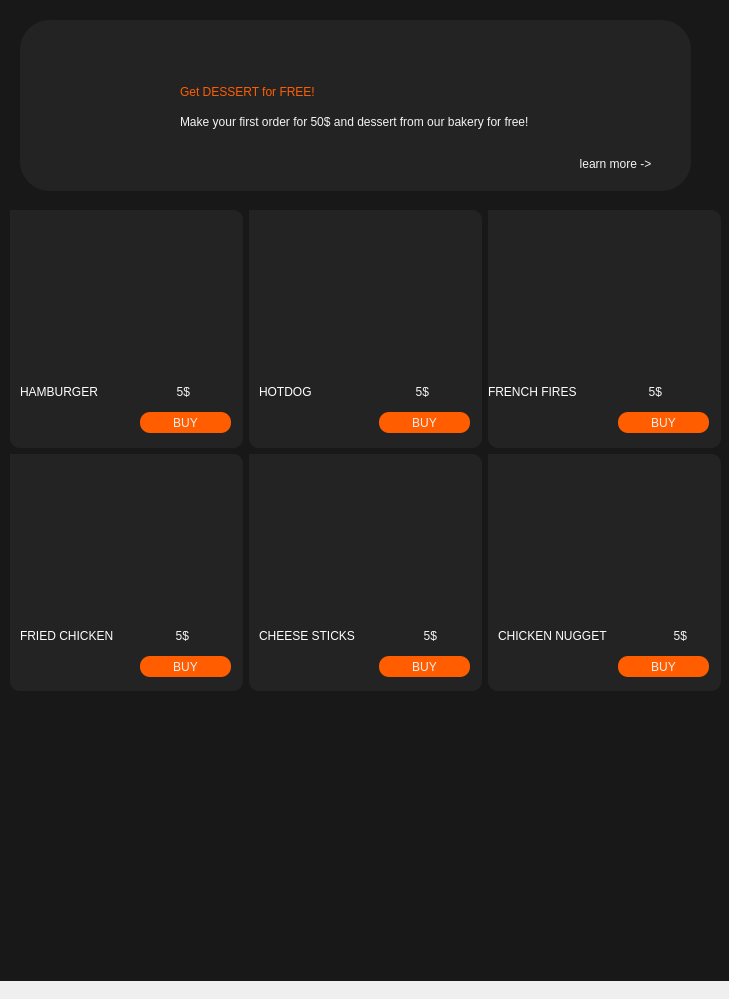
       <widget class="QWidget" name="scrollAreaWidgetContents">
        <property name="geometry">
         <rect>
          <x>0</x>
          <y>0</y>
          <width>729</width>
          <height>999</height>
         </rect>
        </property>
        <widget class="QWidget" name="widget_5" native="true">
         <property name="geometry">
          <rect>
           <x>0</x>
           <y>0</y>
           <width>731</width>
           <height>981</height>
          </rect>
         </property>
         <property name="styleSheet">
          <string notr="true">background-color:rgb(24, 24, 24);</string>
         </property>
         <widget class="QWidget" name="widget_6" native="true">
          <property name="geometry">
           <rect>
            <x>20</x>
            <y>20</y>
            <width>671</width>
            <height>171</height>
           </rect>
          </property>
          <property name="styleSheet">
           <string notr="true">background-color: rgb(35, 35, 35);
border-radius: 30;</string>
          </property>
          <widget class="QLabel" name="label">
           <property name="geometry">
            <rect>
             <x>10</x>
             <y>22</y>
             <width>151</width>
             <height>121</height>
            </rect>
           </property>
           <property name="text">
            <string/>
           </property>
           <property name="pixmap">
            <pixmap>../../diary app/471-4710505_dessert-vector-removebg-preview.png</pixmap>
           </property>
           <property name="scaledContents">
            <bool>true</bool>
           </property>
          </widget>
          <widget class="QWidget" name="verticalLayoutWidget_2">
           <property name="geometry">
            <rect>
             <x>160</x>
             <y>60</y>
             <width>492</width>
             <height>53</height>
            </rect>
           </property>
           <layout class="QVBoxLayout" name="verticalLayout">
            <item>
             <widget class="QLabel" name="label_2">
              <property name="styleSheet">
               <string notr="true">font: 550 14pt &quot;AutoText&quot;;
color: rgb(255, 93, 0);</string>
              </property>
              <property name="text">
               <string>Get DESSERT for FREE!</string>
              </property>
             </widget>
            </item>
            <item>
             <widget class="QLabel" name="label_4">
              <property name="styleSheet">
               <string notr="true">font: 450 8pt &quot;AutoText&quot;;
color: rgb(244, 244, 244);</string>
              </property>
              <property name="text">
               <string>Make your first order for 50$ and dessert from our bakery for free!</string>
              </property>
             </widget>
            </item>
           </layout>
          </widget>
          <widget class="QPushButton" name="pushButton_15">
           <property name="geometry">
            <rect>
             <x>540</x>
             <y>130</y>
             <width>111</width>
             <height>28</height>
            </rect>
           </property>
           <property name="styleSheet">
            <string notr="true">QPushButton
{
	color: rgb(244, 244, 244);
	font: 450 8pt &quot;AutoText&quot;;
}
QPushButton:hover
{
	color: rgb(126, 126, 126);
}</string>
           </property>
           <property name="text">
            <string>learn more -&gt;</string>
           </property>
          </widget>
         </widget>
         <widget class="QWidget" name="verticalLayoutWidget_3">
          <property name="geometry">
           <rect>
            <x>10</x>
            <y>210</y>
            <width>711</width>
            <height>481</height>
           </rect>
          </property>
          <layout class="QVBoxLayout" name="verticalLayout_3">
           <item>
            <layout class="QHBoxLayout" name="horizontalLayout_8">
             <item>
              <widget class="QWidget" name="widget_22" native="true">
               <property name="styleSheet">
                <string notr="true">background-color: rgb(35, 35, 35);
border-radius: 10;</string>
               </property>
               <widget class="QLabel" name="label_17">
                <property name="geometry">
                 <rect>
                  <x>-20</x>
                  <y>0</y>
                  <width>251</width>
                  <height>161</height>
                 </rect>
                </property>
                <property name="text">
                 <string/>
                </property>
                <property name="pixmap">
                 <pixmap>../../diary app/burgers_mobile_my18jv.jpg</pixmap>
                </property>
                <property name="scaledContents">
                 <bool>true</bool>
                </property>
               </widget>
               <widget class="QWidget" name="horizontalLayoutWidget_7">
                <property name="geometry">
                 <rect>
                  <x>10</x>
                  <y>170</y>
                  <width>214</width>
                  <height>23</height>
                 </rect>
                </property>
                <layout class="QHBoxLayout" name="horizontalLayout_9">
                 <item>
                  <widget class="QLabel" name="label_18">
                   <property name="styleSheet">
                    <string notr="true">font: 550 10pt &quot;AutoText&quot;;
color: rgb(255, 255, 255)</string>
                   </property>
                   <property name="text">
                    <string>HAMBURGER</string>
                   </property>
                  </widget>
                 </item>
                 <item>
                  <widget class="QLabel" name="label_19">
                   <property name="styleSheet">
                    <string notr="true">font: 450 10pt &quot;AutoText&quot;;
color: rgb(245, 245, 245);</string>
                   </property>
                   <property name="text">
                    <string>              5$</string>
                   </property>
                  </widget>
                 </item>
                </layout>
               </widget>
               <widget class="QPushButton" name="pushButton_10">
                <property name="geometry">
                 <rect>
                  <x>130</x>
                  <y>202</y>
                  <width>91</width>
                  <height>21</height>
                 </rect>
                </property>
                <property name="styleSheet">
                 <string notr="true">QPushButton
{
	border-radius: 10;
	font: 550 9pt &quot;AutoText&quot;;
	background-color: rgb(255, 93, 0);
	color: rgb(240, 240, 240);
}
QPushButton:hover
{
	background-color: rgb(51, 51, 51);
	color: rgb(161, 161, 161);
}
</string>
                </property>
                <property name="text">
                 <string>BUY</string>
                </property>
               </widget>
              </widget>
             </item>
             <item>
              <widget class="QWidget" name="widget_23" native="true">
               <property name="styleSheet">
                <string notr="true">background-color: rgb(35, 35, 35);
border-radius: 10;</string>
               </property>
               <widget class="QLabel" name="label_20">
                <property name="geometry">
                 <rect>
                  <x>-20</x>
                  <y>0</y>
                  <width>251</width>
                  <height>161</height>
                 </rect>
                </property>
                <property name="text">
                 <string/>
                </property>
                <property name="pixmap">
                 <pixmap>../../diary app/Grilled-Hot-Dogs-How-to-Grill-Hot-Dogs-38.jpg</pixmap>
                </property>
                <property name="scaledContents">
                 <bool>true</bool>
                </property>
               </widget>
               <widget class="QWidget" name="horizontalLayoutWidget_8">
                <property name="geometry">
                 <rect>
                  <x>10</x>
                  <y>170</y>
                  <width>214</width>
                  <height>23</height>
                 </rect>
                </property>
                <layout class="QHBoxLayout" name="horizontalLayout_10">
                 <item>
                  <widget class="QLabel" name="label_21">
                   <property name="styleSheet">
                    <string notr="true">font: 550 10pt &quot;AutoText&quot;;
color: rgb(255, 255, 255)</string>
                   </property>
                   <property name="text">
                    <string>HOTDOG</string>
                   </property>
                  </widget>
                 </item>
                 <item>
                  <widget class="QLabel" name="label_22">
                   <property name="styleSheet">
                    <string notr="true">font: 450 10pt &quot;AutoText&quot;;
color: rgb(245, 245, 245);</string>
                   </property>
                   <property name="text">
                    <string>              5$</string>
                   </property>
                  </widget>
                 </item>
                </layout>
               </widget>
               <widget class="QPushButton" name="pushButton_18">
                <property name="geometry">
                 <rect>
                  <x>130</x>
                  <y>202</y>
                  <width>91</width>
                  <height>21</height>
                 </rect>
                </property>
                <property name="styleSheet">
                 <string notr="true">QPushButton
{
	border-radius: 10;
	font: 550 9pt &quot;AutoText&quot;;
	background-color: rgb(255, 93, 0);
	color: rgb(240, 240, 240);
}
QPushButton:hover
{
	background-color: rgb(51, 51, 51);
	color: rgb(161, 161, 161);
}
</string>
                </property>
                <property name="text">
                 <string>BUY</string>
                </property>
               </widget>
              </widget>
             </item>
             <item>
              <widget class="QWidget" name="widget_24" native="true">
               <property name="styleSheet">
                <string notr="true">background-color: rgb(35, 35, 35);
border-radius: 10;</string>
               </property>
               <widget class="QLabel" name="label_23">
                <property name="geometry">
                 <rect>
                  <x>-20</x>
                  <y>0</y>
                  <width>251</width>
                  <height>161</height>
                 </rect>
                </property>
                <property name="text">
                 <string/>
                </property>
                <property name="pixmap">
                 <pixmap>../../diary app/OIP.jpg</pixmap>
                </property>
                <property name="scaledContents">
                 <bool>true</bool>
                </property>
               </widget>
               <widget class="QWidget" name="horizontalLayoutWidget_9">
                <property name="geometry">
                 <rect>
                  <x>0</x>
                  <y>170</y>
                  <width>222</width>
                  <height>23</height>
                 </rect>
                </property>
                <layout class="QHBoxLayout" name="horizontalLayout_11">
                 <item>
                  <widget class="QLabel" name="label_24">
                   <property name="styleSheet">
                    <string notr="true">font: 550 10pt &quot;AutoText&quot;;
color: rgb(255, 255, 255)</string>
                   </property>
                   <property name="text">
                    <string>FRENCH FIRES</string>
                   </property>
                  </widget>
                 </item>
                 <item>
                  <widget class="QLabel" name="label_25">
                   <property name="styleSheet">
                    <string notr="true">font: 450 10pt &quot;AutoText&quot;;
color: rgb(245, 245, 245);</string>
                   </property>
                   <property name="text">
                    <string>              5$</string>
                   </property>
                  </widget>
                 </item>
                </layout>
               </widget>
               <widget class="QPushButton" name="pushButton_19">
                <property name="geometry">
                 <rect>
                  <x>130</x>
                  <y>202</y>
                  <width>91</width>
                  <height>21</height>
                 </rect>
                </property>
                <property name="styleSheet">
                 <string notr="true">QPushButton
{
	border-radius: 10;
	font: 550 9pt &quot;AutoText&quot;;
	background-color: rgb(255, 93, 0);
	color: rgb(240, 240, 240);
}
QPushButton:hover
{
	background-color: rgb(51, 51, 51);
	color: rgb(161, 161, 161);
}
</string>
                </property>
                <property name="text">
                 <string>BUY</string>
                </property>
               </widget>
              </widget>
             </item>
            </layout>
           </item>
           <item>
            <layout class="QHBoxLayout" name="horizontalLayout_27">
             <item>
              <widget class="QWidget" name="widget_37" native="true">
               <property name="styleSheet">
                <string notr="true">background-color: rgb(35, 35, 35);
border-radius: 10;</string>
               </property>
               <widget class="QLabel" name="label_62">
                <property name="geometry">
                 <rect>
                  <x>-20</x>
                  <y>0</y>
                  <width>251</width>
                  <height>161</height>
                 </rect>
                </property>
                <property name="text">
                 <string/>
                </property>
                <property name="pixmap">
                 <pixmap>../../diary app/Fried-Chicken-Pieces-1.jpg</pixmap>
                </property>
                <property name="scaledContents">
                 <bool>true</bool>
                </property>
               </widget>
               <widget class="QWidget" name="horizontalLayoutWidget_20">
                <property name="geometry">
                 <rect>
                  <x>10</x>
                  <y>170</y>
                  <width>211</width>
                  <height>23</height>
                 </rect>
                </property>
                <layout class="QHBoxLayout" name="horizontalLayout_28">
                 <item>
                  <widget class="QLabel" name="label_63">
                   <property name="styleSheet">
                    <string notr="true">font: 550 10pt &quot;AutoText&quot;;
color: rgb(255, 255, 255)</string>
                   </property>
                   <property name="text">
                    <string>FRIED CHICKEN</string>
                   </property>
                  </widget>
                 </item>
                 <item>
                  <widget class="QLabel" name="label_64">
                   <property name="styleSheet">
                    <string notr="true">font: 450 10pt &quot;AutoText&quot;;
color: rgb(245, 245, 245);</string>
                   </property>
                   <property name="text">
                    <string>              5$</string>
                   </property>
                  </widget>
                 </item>
                </layout>
               </widget>
               <widget class="QPushButton" name="pushButton_31">
                <property name="geometry">
                 <rect>
                  <x>130</x>
                  <y>202</y>
                  <width>91</width>
                  <height>21</height>
                 </rect>
                </property>
                <property name="styleSheet">
                 <string notr="true">QPushButton
{
	border-radius: 10;
	font: 550 9pt &quot;AutoText&quot;;
	background-color: rgb(255, 93, 0);
	color: rgb(240, 240, 240);
}
QPushButton:hover
{
	background-color: rgb(51, 51, 51);
	color: rgb(161, 161, 161);
}
</string>
                </property>
                <property name="text">
                 <string>BUY</string>
                </property>
               </widget>
              </widget>
             </item>
             <item>
              <widget class="QWidget" name="widget_38" native="true">
               <property name="styleSheet">
                <string notr="true">background-color: rgb(35, 35, 35);
border-radius: 10;</string>
               </property>
               <widget class="QLabel" name="label_65">
                <property name="geometry">
                 <rect>
                  <x>-20</x>
                  <y>0</y>
                  <width>251</width>
                  <height>161</height>
                 </rect>
                </property>
                <property name="text">
                 <string/>
                </property>
                <property name="pixmap">
                 <pixmap>../../diary app/23596-fried-mozzarella-cheese-sticks-DDMFS-4x3-842a0eaebf6b435a8d3a8b04325e13eb.jpg</pixmap>
                </property>
                <property name="scaledContents">
                 <bool>true</bool>
                </property>
               </widget>
               <widget class="QWidget" name="horizontalLayoutWidget_21">
                <property name="geometry">
                 <rect>
                  <x>10</x>
                  <y>170</y>
                  <width>230</width>
                  <height>23</height>
                 </rect>
                </property>
                <layout class="QHBoxLayout" name="horizontalLayout_29">
                 <item>
                  <widget class="QLabel" name="label_66">
                   <property name="styleSheet">
                    <string notr="true">font: 550 10pt &quot;AutoText&quot;;
color: rgb(255, 255, 255)</string>
                   </property>
                   <property name="text">
                    <string>CHEESE STICKS</string>
                   </property>
                  </widget>
                 </item>
                 <item>
                  <widget class="QLabel" name="label_67">
                   <property name="styleSheet">
                    <string notr="true">font: 450 10pt &quot;AutoText&quot;;
color: rgb(245, 245, 245);</string>
                   </property>
                   <property name="text">
                    <string>              5$</string>
                   </property>
                  </widget>
                 </item>
                </layout>
               </widget>
               <widget class="QPushButton" name="pushButton_32">
                <property name="geometry">
                 <rect>
                  <x>130</x>
                  <y>202</y>
                  <width>91</width>
                  <height>21</height>
                 </rect>
                </property>
                <property name="styleSheet">
                 <string notr="true">QPushButton
{
	border-radius: 10;
	font: 550 9pt &quot;AutoText&quot;;
	background-color: rgb(255, 93, 0);
	color: rgb(240, 240, 240);
}
QPushButton:hover
{
	background-color: rgb(51, 51, 51);
	color: rgb(161, 161, 161);
}
</string>
                </property>
                <property name="text">
                 <string>BUY</string>
                </property>
               </widget>
              </widget>
             </item>
             <item>
              <widget class="QWidget" name="widget_39" native="true">
               <property name="styleSheet">
                <string notr="true">background-color: rgb(35, 35, 35);
border-radius: 10;</string>
               </property>
               <widget class="QLabel" name="label_68">
                <property name="geometry">
                 <rect>
                  <x>-20</x>
                  <y>0</y>
                  <width>251</width>
                  <height>161</height>
                 </rect>
                </property>
                <property name="text">
                 <string/>
                </property>
                <property name="pixmap">
                 <pixmap>../../diary app/OIP (3).jpg</pixmap>
                </property>
                <property name="scaledContents">
                 <bool>true</bool>
                </property>
               </widget>
               <widget class="QWidget" name="horizontalLayoutWidget_22">
                <property name="geometry">
                 <rect>
                  <x>10</x>
                  <y>170</y>
                  <width>252</width>
                  <height>23</height>
                 </rect>
                </property>
                <layout class="QHBoxLayout" name="horizontalLayout_30">
                 <item>
                  <widget class="QLabel" name="label_69">
                   <property name="styleSheet">
                    <string notr="true">font: 550 10pt &quot;AutoText&quot;;
color: rgb(255, 255, 255)</string>
                   </property>
                   <property name="text">
                    <string>CHICKEN NUGGET</string>
                   </property>
                  </widget>
                 </item>
                 <item>
                  <widget class="QLabel" name="label_70">
                   <property name="styleSheet">
                    <string notr="true">font: 450 10pt &quot;AutoText&quot;;
color: rgb(245, 245, 245);</string>
                   </property>
                   <property name="text">
                    <string>              5$</string>
                   </property>
                  </widget>
                 </item>
                </layout>
               </widget>
               <widget class="QPushButton" name="pushButton_33">
                <property name="geometry">
                 <rect>
                  <x>130</x>
                  <y>202</y>
                  <width>91</width>
                  <height>21</height>
                 </rect>
                </property>
                <property name="styleSheet">
                 <string notr="true">QPushButton
{
	border-radius: 10;
	font: 550 9pt &quot;AutoText&quot;;
	background-color: rgb(255, 93, 0);
	color: rgb(240, 240, 240);
}
QPushButton:hover
{
	background-color: rgb(51, 51, 51);
	color: rgb(161, 161, 161);
}
</string>
                </property>
                <property name="text">
                 <string>BUY</string>
                </property>
               </widget>
              </widget>
             </item>
            </layout>
           </item>
          </layout>
         </widget>
        </widget>
       </widget>
